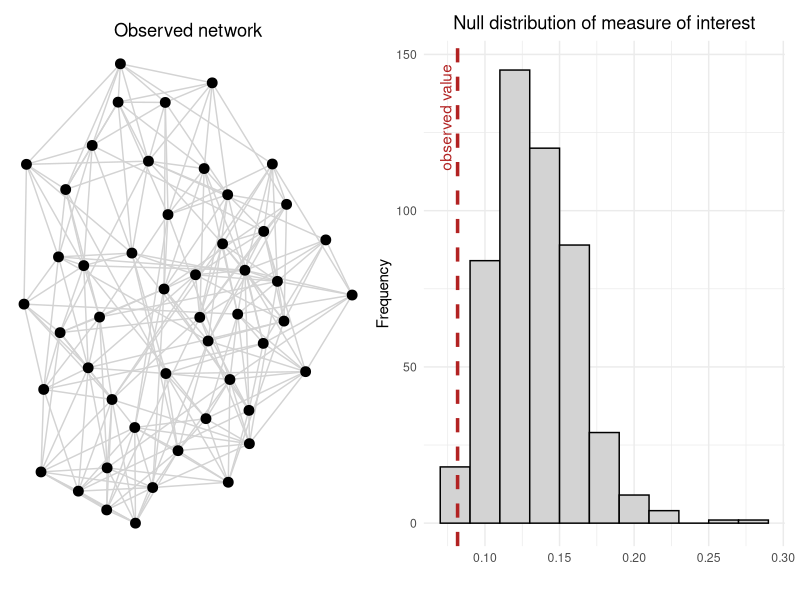

The R script that drew this image:
## ---- chunk 1
#| echo: false
#| message: false
#| fig-height: 4
#| fig-width: 10
#| fig-align: center

library(igraph)
library(ggraph)
library(tidygraph)
library(ggplot2)
library(patchwork)  

# Create an observed graph
set.seed(77)
obs_graph <- sample_smallworld(1, 50, nei = 5, p = 0.15)

# Compute observed centralization
obs_measure <- centr_degree(obs_graph)$centralization

# Simulate null distribution
n_sim <- 500
null_vals <- replicate(n_sim, {
  g_sim <- sample_gnm(vcount(obs_graph), ecount(obs_graph))
  centr_degree(g_sim)$centralization
})

# Create histogram plot
df <- data.frame(centralization = null_vals)

hist_plot <- ggplot(df, aes(x = centralization)) +
  geom_histogram(binwidth = 0.02, fill = "lightgrey", color = "black") +
  geom_vline(xintercept = obs_measure, linetype = "dashed", color = "firebrick", linewidth = 1.2) +
  annotate("text", x = obs_measure, y = max(table(cut(null_vals, breaks = 30))) + 2,
           label = "observed value", color = "firebrick", angle = 90, vjust = -0.5,  hjust = 1) +
  labs(title = "Null distribution of measure of interest", x = " ", y = "Frequency") +
  theme_minimal() +
  theme(plot.title = element_text(hjust = 0.5)) 


# Create network plot
net_plot <- ggraph(obs_graph, layout = "fr") +
  geom_edge_link(color = "lightgrey") +
  geom_node_point(size = 3, color = "black") +
  theme_void() +
  labs(title = "Observed network") +
  theme(plot.title = element_text(hjust = 0.5))

# Combine using patchwork
net_plot + hist_plot + plot_layout(ncol = 2)
